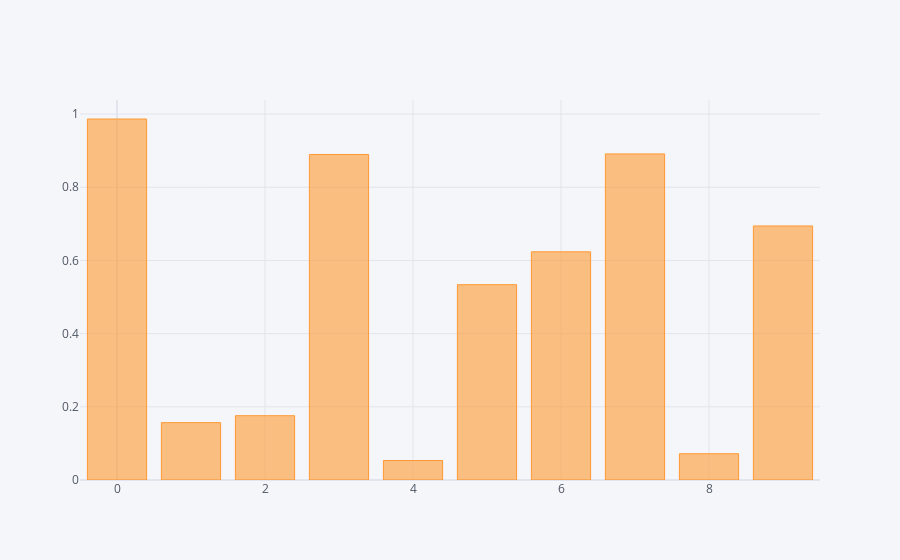

The code cell stored with this chart in its notebook:
### Markdown cell above
### Series 로 그래프 그리기

### Code cell
df['A'].iplot(kind='bar')

### Figure 1 — Plotly figure (JSON) as saved in the notebook; plotly's stock layout.template omitted (floating-point values rounded to 4 significant figures)
{"data": [{"marker": {"color": "rgba(255, 153, 51, 0.6)", "line": {"color": "rgba(255, 153, 51, 1.0)", "width": 1}}, "name": "A", "orientation": "v", "text": "", "type": "bar", "x": [0, 1, 2, 3, 4, 5, 6, 7, 8, 9], "y": [0.9866, 0.1568, 0.1758, 0.8896, 0.05326, 0.5338, 0.6236, 0.8911, 0.07181, 0.6942]}], "layout": {"legend": {"bgcolor": "#F5F6F9", "font": {"color": "#4D5663"}}, "paper_bgcolor": "#F5F6F9", "plot_bgcolor": "#F5F6F9", "title": {"font": {"color": "#4D5663"}}, "xaxis": {"gridcolor": "#E1E5ED", "showgrid": true, "tickfont": {"color": "#4D5663"}, "title": {"font": {"color": "#4D5663"}, "text": ""}, "zerolinecolor": "#E1E5ED"}, "yaxis": {"gridcolor": "#E1E5ED", "showgrid": true, "tickfont": {"color": "#4D5663"}, "title": {"font": {"color": "#4D5663"}, "text": ""}, "zerolinecolor": "#E1E5ED"}}}
